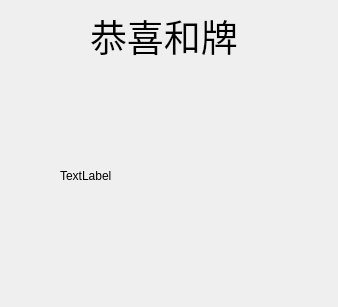
<?xml version="1.0" encoding="UTF-8"?>
<ui version="4.0">
 <class>Form</class>
 <widget class="QWidget" name="Form">
  <property name="geometry">
   <rect>
    <x>0</x>
    <y>0</y>
    <width>338</width>
    <height>307</height>
   </rect>
  </property>
  <property name="windowTitle">
   <string>和牌！</string>
  </property>
  <widget class="QLabel" name="label">
   <property name="geometry">
    <rect>
     <x>90</x>
     <y>0</y>
     <width>211</width>
     <height>71</height>
    </rect>
   </property>
   <property name="font">
    <font>
     <pointsize>28</pointsize>
    </font>
   </property>
   <property name="text">
    <string>恭喜和牌</string>
   </property>
  </widget>
  <widget class="QLabel" name="label_2">
   <property name="geometry">
    <rect>
     <x>60</x>
     <y>70</y>
     <width>221</width>
     <height>211</height>
    </rect>
   </property>
   <property name="text">
    <string>TextLabel</string>
   </property>
   <property name="scaledContents">
    <bool>true</bool>
   </property>
  </widget>
 </widget>
 <resources/>
 <connections/>
</ui>
